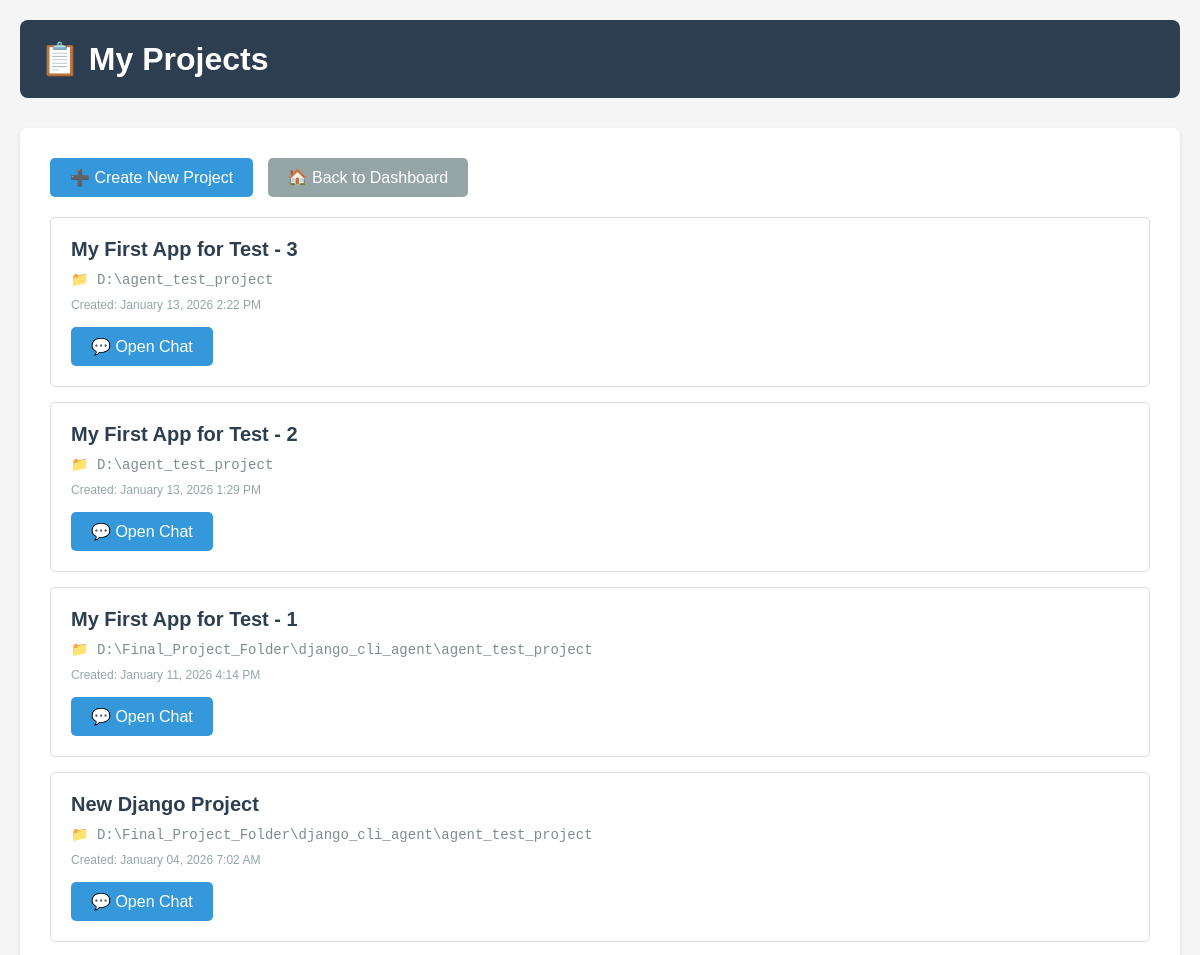
Before: /dashboard/projects/ (signed in, upper part) with the older database file.
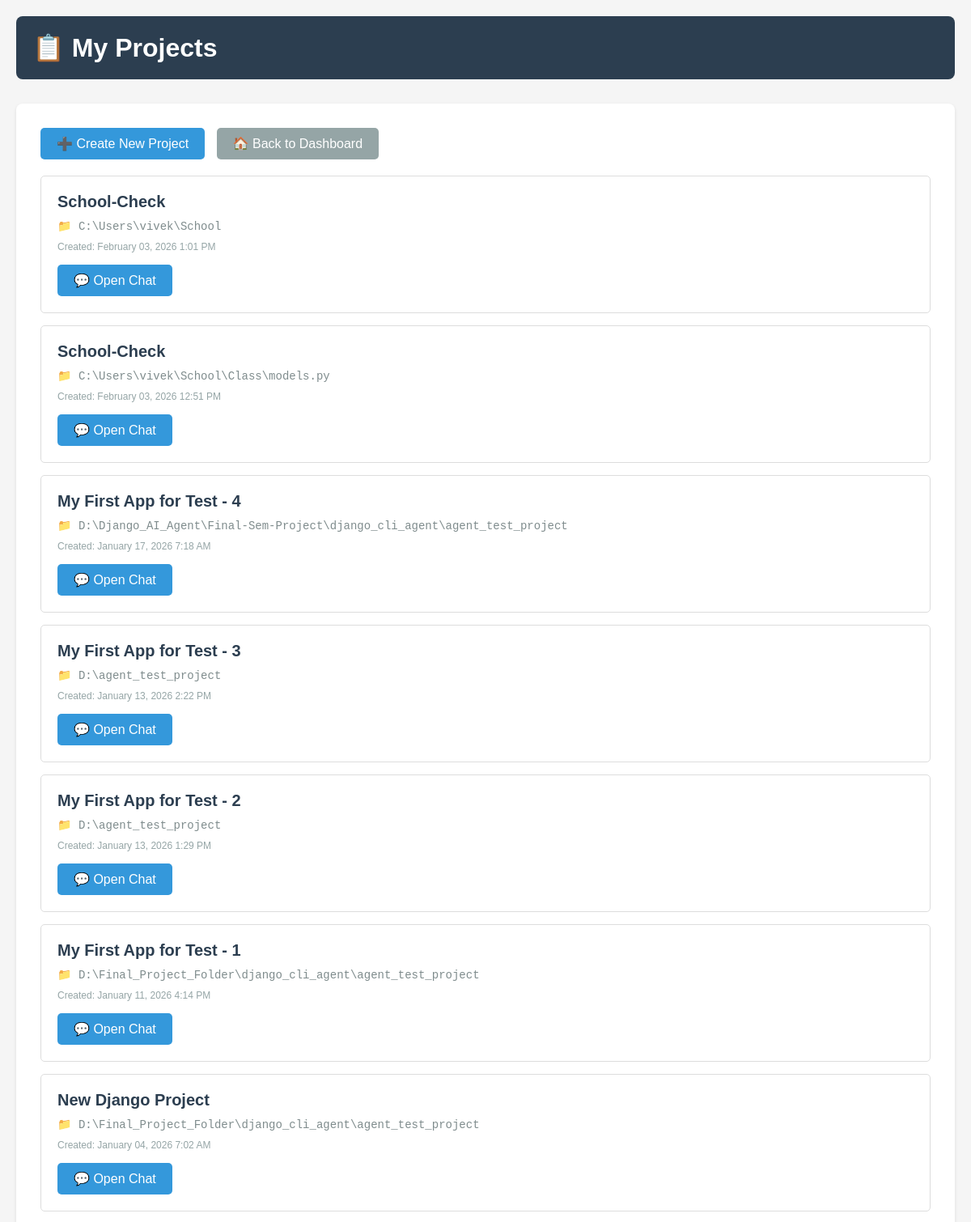
After: the same page with the newer database file.
### chat/models.py (models this page shows, shortened)
class Project(models.Model):
    user = models.ForeignKey(User, on_delete=models.CASCADE)
    name = models.CharField(max_length=200)
    root_path = models.TextField()
    created_at = models.DateTimeField(auto_now_add=True)

### dashboard/views.py (the view)
# urls.py: path("projects/", views.project_list, name="project_list"),
@login_required
def project_list(request):
    projects = Project.objects.filter(user=request.user).order_by("-created_at")
    return render(request, "dashboard/project_list.html", {"projects": projects})

### dashboard/templates/dashboard/project_list.html (shortened to what this page needs)
<!DOCTYPE html>
<html>
<head>
</head>
<body>
    <div class="header">
        <h1>📋 My Projects</h1>
    </div>
    <div class="card">
        <a href="{% url 'dashboard:new_project' %}" class="btn" style="margin-bottom: 20px;">➕ Create New Project</a>
        <a href="{% url 'dashboard:home' %}" class="btn btn-secondary" style="margin-bottom: 20px;">🏠 Back to Dashboard</a>
        {% if projects %}
            {% for project in projects %}
                <div class="project-item">
                    <div class="project-name">{{ project.name }}</div>
                    <div class="project-path">📁 {{ project.root_path }}</div>
                    <div class="project-date">Created: {{ project.created_at|date:"F d, Y g:i A" }}</div>
                    <a href="{% url 'chat:chat' project.id %}" class="btn">💬 Open Chat</a>
                </div>
            {% endfor %}
        {% else %}
            <div class="no-projects">
                <h2>No projects yet</h2>
                <p>Create your first project to start building with AI!</p>
                <a href="{% url 'dashboard:new_project' %}" class="btn">➕ Create First Project</a>
            </div>
        {% endif %}
    </div>
</body>
</html>

### dashboard/templates/dashboard/project_list.html (style rules this page uses)
body { font-family: Arial, sans-serif; max-width: 1200px; margin: 0 auto; padding: 20px; background-color: #f5f5f5; }
.header { background-color: #2c3e50; color: white; padding: 20px; border-radius: 8px; margin-bottom: 30px; }
.card { background: white; padding: 30px; border-radius: 8px; box-shadow: 0 2px 4px rgba(0,0,0,0.1); }
.project-item { border: 1px solid #ddd; padding: 20px; margin-bottom: 15px; border-radius: 5px; transition: box-shadow 0.3s; }
.project-name { font-size: 20px; font-weight: bold; color: #2c3e50; margin-bottom: 10px; }
.project-path { color: #7f8c8d; font-size: 14px; margin-bottom: 10px; font-family: monospace; }
.project-date { color: #95a5a6; font-size: 12px; margin-bottom: 15px; }
.btn { display: inline-block; padding: 10px 20px; background-color: #3498db; color: white; text-decoration: none; border-radius: 5px; transition: background-color 0.3s; }
.btn-secondary { background-color: #95a5a6; margin-left: 10px; }
h1 { margin: 0; }

Changed rows visible on the page:
added Project: name "School-Check", root_path "C:\\Users\\vivek\\School", created_at "February 03, 2026 1:01 PM"
added Project: name "School-Check", root_path "C:\\Users\\vivek\\School\\Class\\models.py", created_at "February 03, 2026 12:51 PM"
added Project: name "My First App for Test - 4", root_path "D:\\Django_AI_Agent\\Final-Sem-Project\\django_cli_agent\\agent_test_project", created_at "January 17, 2026 7:18 AM"
